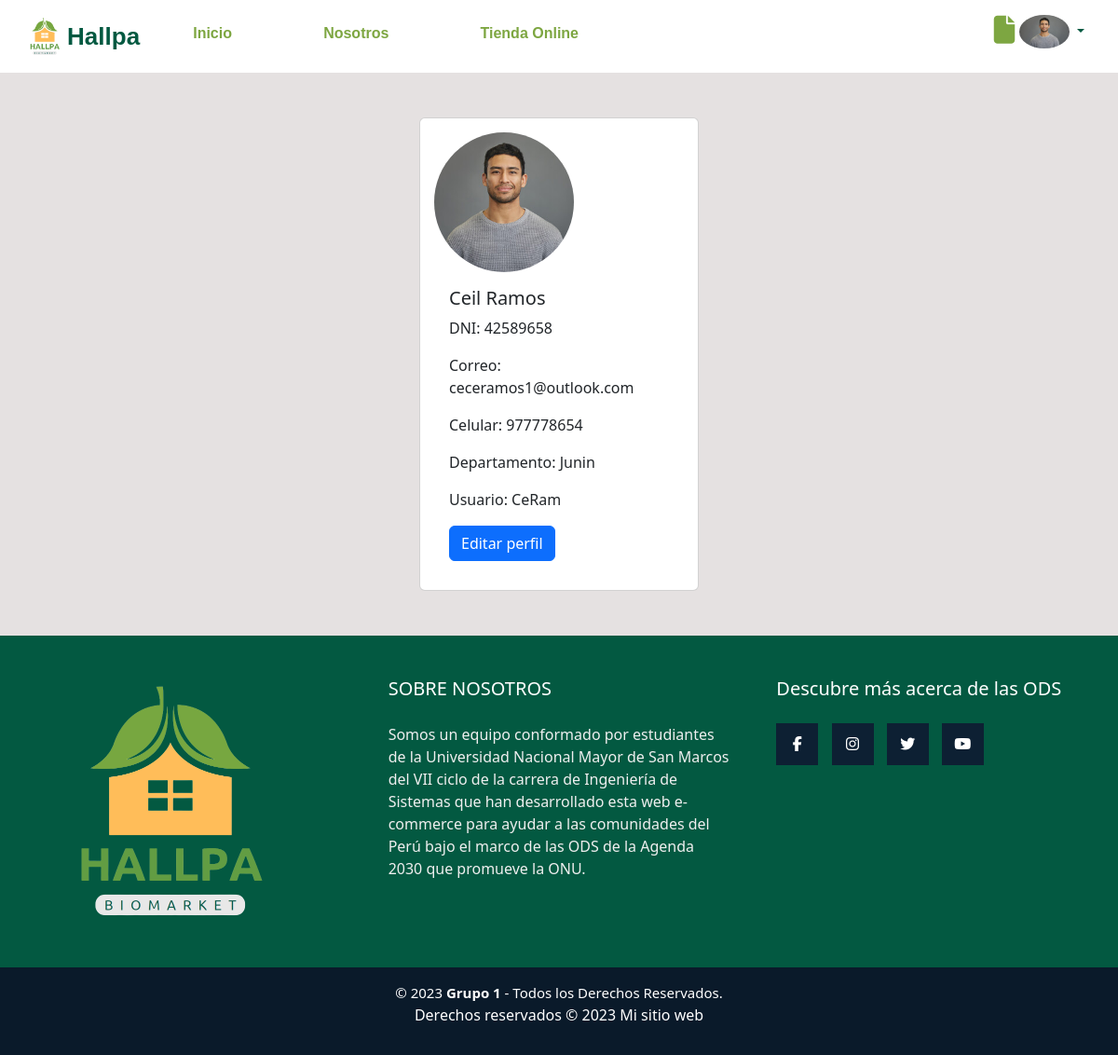
/Index/Usuario/perfilUsuario.php (signed in), run on the app's committed database.
### tables this page shows
CREATE TABLE Cliente(
    ID_Cliente INT AUTO_INCREMENT PRIMARY KEY,
    Nombres varchar(20) not null,
    Apellidos varchar(20) not null,
    Email varchar(40) not null,
    Celular varchar(9) not null,
    Contraseña varchar(500) not null,
    Departamento varchar(20) not null,
    Usuario varchar(20) not null,
    DNI varchar(100) not null,
    Fecha_Creacion date not null,
    Foto_Perfil varchar(100) not null
);

### Conexion/Conexion.php (called while the page is built, shortened)
<?php
class Conexion {
    private $host = "localhost";
    private $usuario = "root";
    private $password = "";
    private $base = "proyfinal_dsw_g1";
    private $conexion;
    public function __construct() {
        $this->conexion = new mysqli($this->host, $this->usuario, $this->password, $this->base);
    }
    public function getConexion() {
        return $this->conexion;
    }
}
?>

### DAO/ClienteDAO.php (called while the page is built, shortened)
<?php
if(file_exists("../Conexion/Conexion.php")){
    require_once "../Conexion/Conexion.php";
}else{
    require_once "../../Conexion/Conexion.php";
}
if(file_exists("../Clases/Cliente.php")){
    require_once "../Clases/Cliente.php";
}else{
    require_once "../../Clases/Cliente.php";
}
class ClienteDAO {
    private $conexion;
    public function __construct(){
        $this->conexion = new Conexion();
    }
    public function listarPorIdCliente($ID_Cliente_Buscado){
        $query = "SELECT * FROM Cliente WHERE ID_Cliente=?";
        try{
            $stmt = mysqli_prepare($this->conexion->getConexion(), $query);
            mysqli_stmt_bind_param($stmt, "i", $ID_Cliente_Buscado);
            mysqli_stmt_execute($stmt);
            mysqli_stmt_bind_result($stmt, $ID_Cliente, $Nombres, $Apellidos, $Email, $Celular, $Contrasena, $Departamento, $Usuario, $DNI, $Fecha_Creacion, $Foto_Perfil);
            if (mysqli_stmt_fetch($stmt)) {
                $cliente = new cliente();
                $cliente->setID_Cliente($ID_Cliente);
                $cliente->setNombres($Nombres);
                $cliente->setApellidos($Apellidos);
                $cliente->setEmail($Email);
                $cliente->setCelular($Celular);
                $cliente->setContrasena($Contrasena);
                $cliente->setDepartamento($Departamento);
                $cliente->setUsuario($Usuario);
                $cliente->setDNI($DNI);
                $cliente->setFecha_Creacion($Fecha_Creacion);
                $cliente->setFoto_Perfil($Foto_Perfil);
            }
        } catch (Exception $e) {
            echo "Error al listar 1 cliente: " . $e->getMessage();
            $cliente = null;
        } finally{
            if($stmt){
                mysqli_stmt_close($stmt);
            }
        }
        return $cliente;
    }
}
?>

### Clases/Cliente.php (called while the page is built, shortened)
<?php
class Cliente {
    private $Nombres;
    private $Apellidos;
    private $Email;
    private $Celular;
    private $Departamento;
    private $Usuario;
    private $DNI;
    private $Foto_Perfil;
    public function getNombres()
    {
        return $this->Nombres;
    }
    public function getApellidos()
    {
        return $this->Apellidos;
    }
    public function getEmail()
    {
        return $this->Email;
    }
    public function getCelular()
    {
        return $this->Celular;
    }
    public function getDepartamento()
    {
        return $this->Departamento;
    }
    public function getUsuario()
    {
        return $this->Usuario;
    }
    public function getDNI()
    {
        return $this->DNI;
    }
    public function getFoto_Perfil()
    {
        return $this->Foto_Perfil;
    }
    public function setNombres($Nombres)
    {
        $this->Nombres=$Nombres;
    }
    public function setApellidos($Apellidos)
    {
        $this->Apellidos=$Apellidos;
    }
    public function setEmail($Email)
    {
        $this->Email=$Email;
    }
    public function setCelular($Celular)
    {
        $this->Celular=$Celular;
    }
    public function setDepartamento($Departamento)
    {
        $this->Departamento=$Departamento;
    }
    public function setUsuario($Usuario)
    {
        $this->Usuario=$Usuario;
    }
    public function setDNI($DNI)
    {
        $this->DNI=$DNI;
    }
    public function setFoto_Perfil($Foto_Perfil)
    {
        $this->Foto_Perfil=$Foto_Perfil;
    }
}
?>

### Index/Usuario/perfilUsuario.php (the view, shortened to what this page needs)
<?php
require '../../DAO/ClienteDAO.php';
$clienteDAO=new ClienteDAO();
$cliente=$clienteDAO->listarPorIdCliente($_SESSION['id_c']);
?>
<!DOCTYPE html>
<html lang="es">
<head>
    <link href="https://cdn.jsdelivr.net/npm/bootstrap@5.3.0-alpha1/dist/css/bootstrap.min.css" rel="stylesheet">
    <link rel="stylesheet" href="https://cdnjs.cloudflare.com/ajax/libs/font-awesome/6.3.0/css/all.min.css" />
    <link rel="stylesheet" href="../../Estilos/header.css?v=<?php echo time(); ?>">
    <link rel="stylesheet" href="../../Estilos/footer.css?v=<?php echo time(); ?>">
</head>
<body>
    <?php require 'header.php' ?>
    <div class="container-fluid py-5" style="background-color:#E5E1E1;">
        <div class="card">
            <img class="card-img-top avatar img-fluid"  src="../../Image/Clientes/<?php echo $cliente->getFoto_Perfil(); ?>" alt="Avatar">
            <div class="card-body">
                <h5 class="card-title"><?php echo $cliente->getNombres()." ".$cliente->getApellidos(); ?></h5>
                <p class="card-text ">DNI: <?php echo " ".$cliente->getDNI().""; ?></p>
                <p class="card-text">Correo: <?php echo " ".$cliente->getEmail().""; ?></p>
                <p class="card-text">Celular: <?php echo " ".$cliente->getCelular().""; ?></p>
                <p class="card-text">Departamento: <?php echo " ".$cliente->getDepartamento().""; ?></p>
                <p class="card-text">Usuario: <?php echo " ".$cliente->getUsuario().""; ?></p>
                <a href="actualizaUsuario.php" class="btn btn-primary">Editar perfil</a>
            </div>
        </div>
    </div>
    <?php require 'footer.php' ?>
</body>
</html>

### Estilos/header.css (style rules this page uses)
* { padding: 0; margin: 0; box-sizing: border-box; }
:root { --colorgreen1: #035941; --colorgreen2: #7DA641; --colornaranja1: #F2AC57; --colornaranja2: #F2CEA2; --colorgris: #E5E1E1; --colorblanco: #fff; --colornegro:#000; }

### Index/Usuario/perfilUsuario.php (style rules this page uses)
.avatar { width: 150px; height: 150px; border-radius: 50%; object-fit: cover; }
.card { width: 300px; padding: 15px; margin: auto; }

### data on the page
cliente: Foto_Perfil (picture), Nombres "Ceil", Apellidos "Ramos", DNI "42589658", Email "ceceramos1@outlook.com", Celular "977778654", Departamento "Junin", Usuario "CeRam"
